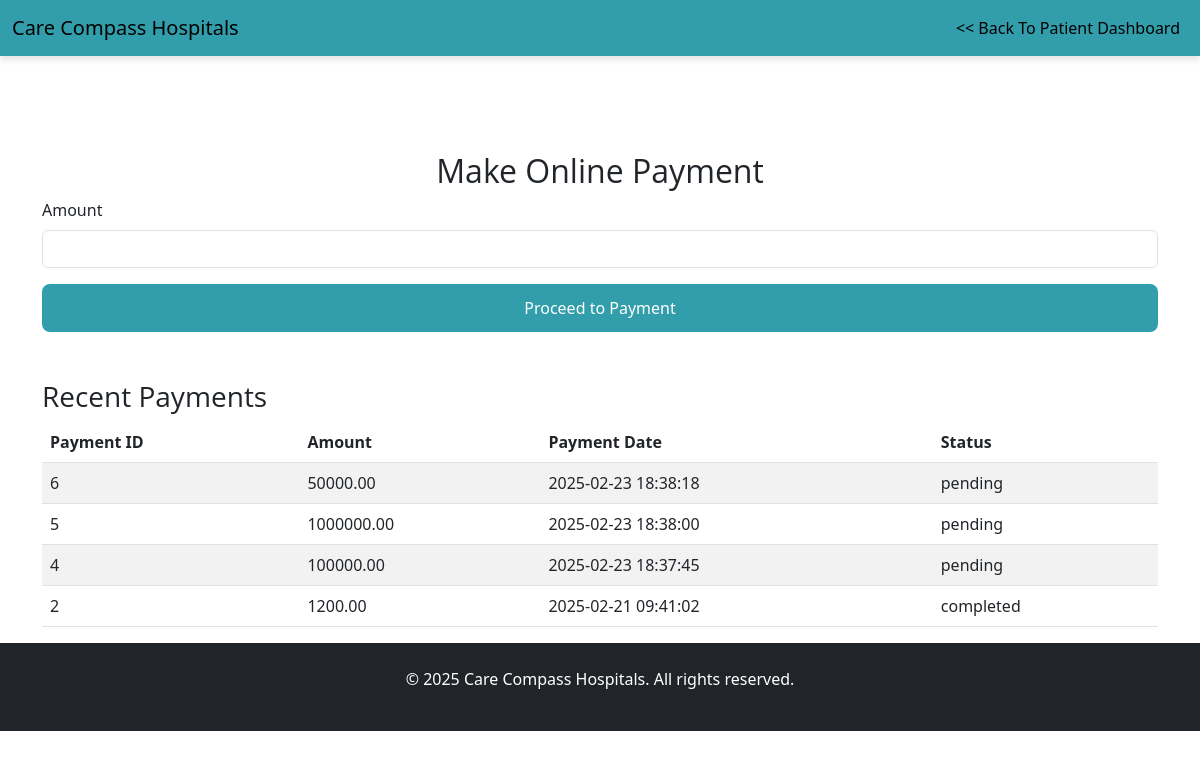
Screenshot of /onlinePayment.php (signed in) with the database file from the repository.
### tables this page shows
CREATE TABLE `payment` (
  `payment_id` int(11) NOT NULL,
  `patient_id` int(11) NOT NULL,
  `amount` decimal(10,2) NOT NULL,
  `payment_date` datetime NOT NULL,
  `status` enum('pending','completed','failed') DEFAULT 'pending'
);

### onlinePayment.php (the view, shortened to what this page needs)
<?php
include('db_config.php');
$patient_id = $_SESSION['patient_id'];
$payment_sql = "SELECT * FROM payment WHERE patient_id = ? ORDER BY payment_date DESC LIMIT 5";
$payment_stmt = $conn->prepare($payment_sql);
$payment_stmt->bind_param("i", $patient_id);
$payment_stmt->execute();
$payment_result = $payment_stmt->get_result();
?>
<!DOCTYPE html>
<html lang="en">
<head>
    <link rel="stylesheet" type="text/css" href="styles.css?<?php echo time(); ?>" />
    <link href="https://cdn.jsdelivr.net/npm/bootstrap@5.3.0-alpha1/dist/css/bootstrap.min.css" rel="stylesheet">
</head>
<body>
    <nav class="navbar navbar-expand-lg navbar-light position-sticky top-0">
    <div class="container-fluid">
        <a class="navbar-brand" href="index.php">Care Compass Hospitals</a>
        <div class="collapse navbar-collapse" id="navbarNav">
            <ul class="navbar-nav ms-auto">
                <li class="nav-item">
                    <a class="nav-link active" aria-current="page" href="patient_dashboard.php"><< Back To Patient Dashboard</a>
                </li>
            </ul>
        </div>
    </div>
</nav>
    <div class="container mt-5 pt-5">
        <h2 class="text-center">Make Online Payment</h2>
        <form method="POST" action="onlinePayment.php">
            <div class="mb-3">
                <label for="amount" class="form-label">Amount</label>
                <input type="number" step="0.01" class="form-control" id="amount" name="amount" required>
            </div>
            <button type="submit" name="make_payment" class="btn btn-primary w-100">Proceed to Payment</button>
        </form>
        <h3 class="mt-5">Recent Payments</h3>
        <table class="table table-striped">
            <thead>
                <tr>
                    <th>Payment ID</th>
                    <th>Amount</th>
                    <th>Payment Date</th>
                    <th>Status</th>
                </tr>
            </thead>
            <tbody>
                <?php if ($payment_result->num_rows > 0): ?>
                    <?php while ($payment = $payment_result->fetch_assoc()): ?>
                        <tr>
                            <td><?php echo htmlspecialchars($payment['payment_id']); ?></td>
                            <td><?php echo htmlspecialchars($payment['amount']); ?></td>
                            <td><?php echo htmlspecialchars($payment['payment_date']); ?></td>
                            <td><?php echo htmlspecialchars($payment['status']); ?></td>
                        </tr>
                    <?php endwhile; ?>
                <?php else: ?>
                    <tr>
                        <td colspan="4">No recent payments found.</td>
                    </tr>
                <?php endif; ?>
            </tbody>
        </table>
    </div>
    <footer class="bg-dark text-white text-center py-4">
        <p>&copy; 2025 Care Compass Hospitals. All rights reserved.</p>
    </footer>
</body>
</html>

### styles.css (style rules this page uses)
body { font-family: 'Roboto', sans-serif; background-color: #ffffff; color: #005F6B; margin: 0; padding: 0; }
h1, h2, h3, h4, h5, h6 { font-family: 'Open Sans', sans-serif; }
.navbar { background-color: #329dab; z-index: 1030; position: fixed; width: 100%; top: 0; left: 0; padding: 15px; box-shadow: 0 4px 6px rgba(0, 0, 0, 0.1); }
.navbar-nav .nav-item a { color: white; transition: transform 0.5s ease; }
h2 { font-size: 2rem; font-weight: 600; color: #329dab; margin-bottom: 20px; }
.form-control { border-radius: 10px; padding: 5px; font-size: 0.8rem; background-color: #f3f3f3; border: 1px solid #dfdfdf; }
button[type="submit"] { background-color: #329dab; border: none; padding: 12px 18px; color: white; font-size: 1rem; border-radius: 8px; cursor: pointer; transition: background-color 0.3s ease; width: 100%; }
.btn-primary { background-color: #007B8A; border-color: #007B8A; font-family: 'Poppins', sans-serif; }

### rows the page displays
payment: payment_id "6", amount "50000.00", payment_date "2025-02-23 18:38:18", status "pending"
payment: payment_id "5", amount "1000000.00", payment_date "2025-02-23 18:38:00", status "pending"
payment: payment_id "4", amount "100000.00", payment_date "2025-02-23 18:37:45", status "pending"
payment: payment_id "2", amount "1200.00", payment_date "2025-02-21 09:41:02", status "completed"
